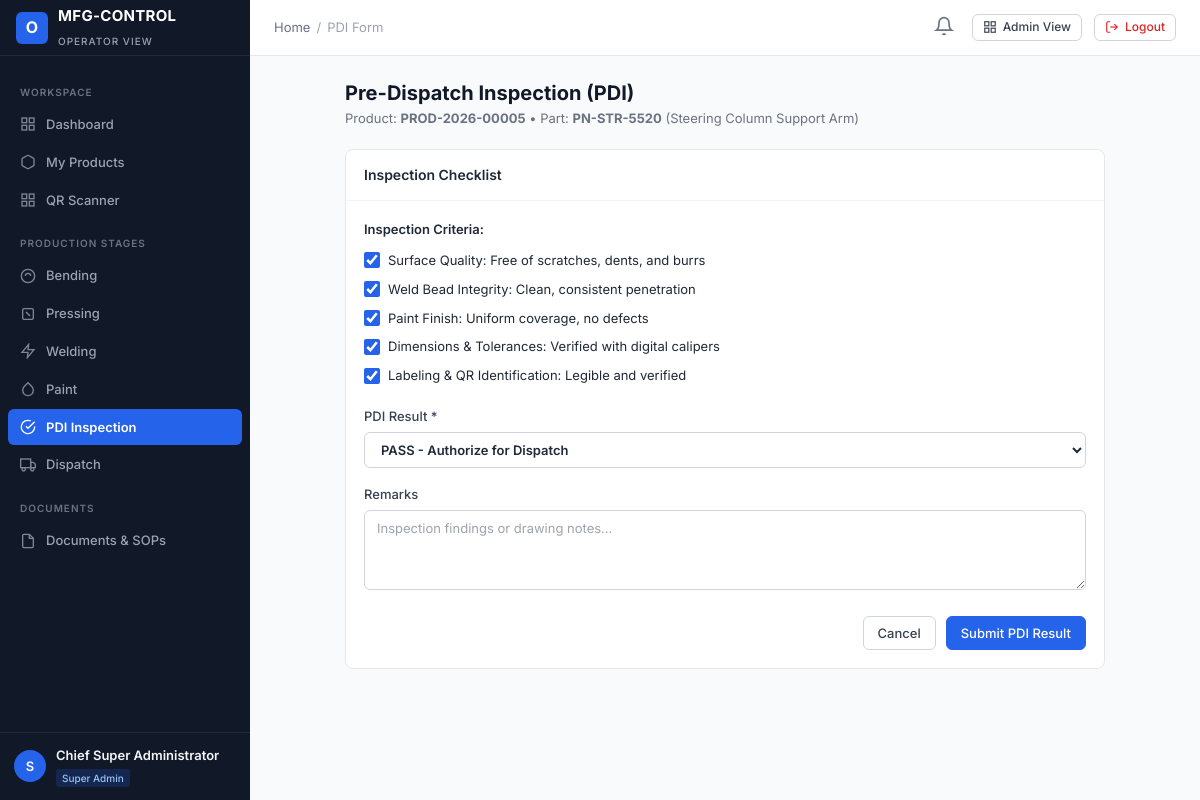
The page /user-panel/pdi/PROD-2026-00005/ (signed in) on the database its author committed.
### apps/accounts/models.py (models this page shows, shortened)
class User(AbstractUser):
    email = models.EmailField(_('email address'), unique=True, db_index=True)
    full_name = models.CharField(_('full name'), max_length=150, blank=True)
    employee_id = models.CharField(_('employee ID'), max_length=50, unique=True, db_index=True)
    phone = models.CharField(_('phone number'), max_length=25, blank=True)
    role = models.CharField(_('role'), max_length=50, choices=UserRole.choices, default=UserRole.USER, db_index=True)
    status = models.CharField(_('status'), max_length=20, choices=UserStatus.choices, default=UserStatus.ACTIVE, db_index=True)
    department = models.CharField(_('department'), max_length=100, blank=True)
    designation = models.CharField(_('designation'), max_length=100, blank=True)
    profile_image = models.ImageField(upload_to='profiles/', blank=True, null=True)
    assigned_admin = models.ForeignKey(
        'self',
        on_delete=models.SET_NULL,
        null=True,
        blank=True,
        related_name='assigned_users',
        help_text=_('Admin managing this user')
    )
    production_stage = models.CharField(
        _('production stage'),
        max_length=50,
        blank=True,
        help_text=_('Current assigned primary production stage, e.g. BENDING, PRESSING')
    )
    production_line = models.CharField(_('production line'), max_length=50, blank=True)
    shift = models.CharField(_('shift'), max_length=50, blank=True)
    notes = models.TextField(_('notes'), blank=True)
    created_at = models.DateTimeField(auto_now_add=True)
    updated_at = models.DateTimeField(auto_now=True)
    objects = CustomUserManager()
    USERNAME_FIELD = 'email'
    REQUIRED_FIELDS = ['username', 'employee_id']
    class Meta:
        verbose_name = _('User')
        verbose_name_plural = _('Users')
        ordering = ['-created_at']
    @property
    def is_super_admin(self):
        return self.role == UserRole.SUPER_ADMIN or self.is_superuser
    @property
    def is_admin_user(self):
        return self.role in [UserRole.SUPER_ADMIN, UserRole.ADMIN]
    @property
    def is_operator(self):
        return not self.is_admin_user

### apps/products/models.py (models this page shows, shortened)
class Product(models.Model):
    product_id = models.CharField(max_length=50, unique=True, db_index=True)
    product_name = models.CharField(max_length=200)
    part_number = models.CharField(max_length=100, db_index=True)
    customer = models.CharField(max_length=150)
    model = models.CharField(max_length=100, blank=True)
    batch_number = models.CharField(max_length=100, blank=True)
    production_date = models.DateField(default=timezone.now)
    assigned_admin = models.ForeignKey(
        settings.AUTH_USER_MODEL,
        on_delete=models.SET_NULL,
        null=True,
        blank=True,
        related_name='administered_products'
    )
    assigned_user = models.ForeignKey(
        settings.AUTH_USER_MODEL,
        on_delete=models.SET_NULL,
        null=True,
        blank=True,
        related_name='assigned_products'
    )
    current_stage = models.CharField(
        max_length=50,
        choices=StageChoices.choices,
        default=StageChoices.BENDING,
        db_index=True
    )
    status = models.CharField(
        max_length=50,
        choices=ProductStatus.choices,
        default=ProductStatus.PENDING,
        db_index=True
    )
    priority = models.CharField(
        max_length=20,
        choices=PriorityChoices.choices,
        default=PriorityChoices.MEDIUM
    )
    qr_code_image = models.ImageField(upload_to='qr_codes/', blank=True, null=True)
    qr_data = models.TextField(blank=True)
    created_at = models.DateTimeField(auto_now_add=True)
    updated_at = models.DateTimeField(auto_now=True)
    class Meta:
        ordering = ['-created_at']
        indexes = [
            models.Index(fields=['current_stage', 'status']),
            models.Index(fields=['customer', 'batch_number']),
        ]

### user_panel/views.py (the view, shortened to what this page needs)
# urls.py: path('pdi/<str:product_id>/', views.pdi_submit_view, name='user_pdi_submit'),
@login_required
@permission_required_custom('pdi', 'edit')
def pdi_submit_view(request, product_id):
    product = get_object_or_404(Product, product_id=product_id)
    record = getattr(product, 'pdi_record', None)
    return render(request, 'user_panel/pdi_form.html', {'product': product, 'record': record})

### apps/notifications/context_processors.py (called while the page is built)
def notifications_processor(request):
    if not request.user.is_authenticated:
        return {'unread_notifications_count': 0, 'recent_notifications': []}
    unread_count = Notification.objects.filter(recipient=request.user, is_read=False).count()
    recent = Notification.objects.filter(recipient=request.user)[:5]
    return {
        'unread_notifications_count': unread_count,
        'recent_notifications': recent,
    }

### apps/permissions/context_processors.py (called while the page is built, shortened)
def permissions_processor(request):
    modules = get_user_modules(request.user)
    def can_access_fn(module, action='view'):
        return has_permission(request.user, module, action)
    return {
        'user_modules': modules,
        'user_is_super_admin': request.user.is_super_admin,
        'user_is_admin': request.user.is_admin_user,
        'user_is_operator': request.user.is_operator,
        'can_access': can_access_fn,
    }

### apps/permissions/services.py (called while the page is built, shortened)
def has_permission(user, module, action='view'):
    if not user or not user.is_authenticated:
        return False
    if user.status != 'ACTIVE':
        return False
    if user.is_super_admin:
        return True

def get_user_modules(user):
    if not user or not user.is_authenticated:
        return {}
    all_modules = [m[0] for m in MODULE_CHOICES]
    if user.is_super_admin:
        return {m: ['view', 'create', 'edit', 'delete', 'approve', 'export'] for m in all_modules}

### user_panel/templates/user_panel/pdi_form.html (shortened to what this page needs)
{% extends "user_panel/base_user.html" %}
{% block breadcrumb_active %}PDI Form{% endblock %}
{% block content %}
<div style="max-width: 760px; margin: 0 auto;">
    <div style="margin-bottom: 20px;">
        <h1 class="page-title">Pre-Dispatch Inspection (PDI)</h1>
        <p class="page-subtitle">Product: <strong>{{ product.product_id }}</strong> &bull; Part: <strong>{{ product.part_number }}</strong> ({{ product.product_name }})</p>
    </div>
    <div class="card">
        <div class="card-header">
            <h3 class="card-title">Inspection Checklist</h3>
        </div>
        <div class="card-body">
            <form method="post">
                <div style="margin-bottom: 20px;">
                    <div style="font-weight: 600; margin-bottom: 10px; font-size: 13px; color: #1f2937;">Inspection Criteria:</div>
                    <div style="display: flex; flex-direction: column; gap: 8px; font-size: 13px;">
                        <label style="display: flex; align-items: center; gap: 8px; cursor: pointer;">
                            <input type="checkbox" checked class="checkbox-custom">
                            Surface Quality: Free of scratches, dents, and burrs
                        </label>
                        <label style="display: flex; align-items: center; gap: 8px; cursor: pointer;">
                            <input type="checkbox" checked class="checkbox-custom">
                            Weld Bead Integrity: Clean, consistent penetration
                        </label>
                        <label style="display: flex; align-items: center; gap: 8px; cursor: pointer;">
                            <input type="checkbox" checked class="checkbox-custom">
                            Paint Finish: Uniform coverage, no defects
                        </label>
                        <label style="display: flex; align-items: center; gap: 8px; cursor: pointer;">
                            <input type="checkbox" checked class="checkbox-custom">
                            Dimensions & Tolerances: Verified with digital calipers
                        </label>
                        <label style="display: flex; align-items: center; gap: 8px; cursor: pointer;">
                            <input type="checkbox" checked class="checkbox-custom">
                            Labeling & QR Identification: Legible and verified
                        </label>
                    </div>
                </div>
                <div class="form-group">
                    <label class="form-label">PDI Result *</label>
                    <select name="pdi_result" class="form-select" style="font-weight: 600;">
                        <option value="PASS" selected>PASS - Authorize for Dispatch</option>
                    </select>
                </div>
                <div class="form-group">
                    <label class="form-label">Remarks</label>
                    <textarea name="remarks" class="form-control" rows="3" placeholder="Inspection findings or drawing notes..."></textarea>
                </div>
                <div style="display: flex; gap: 10px; justify-content: flex-end; margin-top: 20px;">
                    <a href="/user-panel/pdi/" class="btn btn-secondary">Cancel</a>
                    <button type="submit" class="btn btn-primary">Submit PDI Result</button>
                </div>
            </form>
        </div>
    </div>
</div>
{% endblock %}

### user_panel/templates/user_panel/base_user.html
{% extends "base.html" %}
{% block sidebar %}
<aside class="app-sidebar">
    <div class="sidebar-header">
        <div class="brand-icon">O</div>
        <div class="brand-title">
            <span>MFG-CONTROL</span>
            <span class="brand-subtitle">Operator View</span>
        </div>
    </div>
    <div class="sidebar-scroll">
        <div class="sidebar-section-title">Workspace</div>
        <a href="/user-panel/dashboard/" class="nav-link {% if request.path == '/user-panel/dashboard/' or request.path == '/user-panel/' %}active{% endif %}">
            <svg viewBox="0 0 24 24" fill="none" stroke="currentColor" stroke-width="2"><rect x="3" y="3" width="7" height="7"></rect><rect x="14" y="3" width="7" height="7"></rect><rect x="14" y="14" width="7" height="7"></rect><rect x="3" y="14" width="7" height="7"></rect></svg>
            Dashboard
        </a>
        <a href="/user-panel/my-products/" class="nav-link {% if '/user-panel/my-products/' in request.path %}active{% endif %}">
            <svg viewBox="0 0 24 24" fill="none" stroke="currentColor" stroke-width="2"><path d="M21 16V8a2 2 0 0 0-1-1.73l-7-4a2 2 0 0 0-2 0l-7 4A2 2 0 0 0 3 8v8a2 2 0 0 0 1 1.73l7 4a2 2 0 0 0 2 0l7-4A2 2 0 0 0 21 16z"></path></svg>
            My Products
        </a>
        <a href="/user-panel/scanner/" class="nav-link {% if '/user-panel/scanner/' in request.path %}active{% endif %}">
            <svg viewBox="0 0 24 24" fill="none" stroke="currentColor" stroke-width="2"><rect x="3" y="3" width="7" height="7"></rect><rect x="14" y="3" width="7" height="7"></rect><rect x="14" y="14" width="7" height="7"></rect><rect x="3" y="14" width="7" height="7"></rect></svg>
            QR Scanner
        </a>
        <div class="sidebar-section-title">Production Stages</div>
        {% if user_is_super_admin or user_is_admin or 'bending' in user_modules or user.production_stage == 'BENDING' %}
        <a href="/user-panel/bending/" class="nav-link {% if '/user-panel/bending/' in request.path %}active{% endif %}">
            <svg viewBox="0 0 24 24" fill="none" stroke="currentColor" stroke-width="2"><circle cx="12" cy="12" r="10"></circle><path d="M8 12a4 4 0 0 1 8 0"></path></svg>
            Bending
        </a>
        {% endif %}
        {% if user_is_super_admin or user_is_admin or 'pressing' in user_modules or user.production_stage == 'PRESSING' %}
        <a href="/user-panel/pressing/" class="nav-link {% if '/user-panel/pressing/' in request.path %}active{% endif %}">
            <svg viewBox="0 0 24 24" fill="none" stroke="currentColor" stroke-width="2"><rect x="4" y="4" width="16" height="16" rx="2"></rect><line x1="9" y1="9" x2="15" y2="15"></line></svg>
            Pressing
        </a>
        {% endif %}
        {% if user_is_super_admin or user_is_admin or 'welding' in user_modules or user.production_stage == 'WELDING' %}
        <a href="/user-panel/welding/" class="nav-link {% if '/user-panel/welding/' in request.path %}active{% endif %}">
            <svg viewBox="0 0 24 24" fill="none" stroke="currentColor" stroke-width="2"><polygon points="13 2 3 14 12 14 11 22 21 10 12 10 13 2"></polygon></svg>
            Welding
        </a>
        {% endif %}
        {% if user_is_super_admin or user_is_admin or 'paint' in user_modules or user.production_stage == 'PAINT' %}
        <a href="/user-panel/paint/" class="nav-link {% if '/user-panel/paint/' in request.path %}active{% endif %}">
            <svg viewBox="0 0 24 24" fill="none" stroke="currentColor" stroke-width="2"><path d="M12 2.69l5.66 5.66a8 8 0 1 1-11.31 0z"></path></svg>
            Paint
        </a>
        {% endif %}
        {% if user_is_super_admin or user_is_admin or 'pdi' in user_modules or user.production_stage == 'PDI' %}
        <a href="/user-panel/pdi/" class="nav-link {% if '/user-panel/pdi/' in request.path %}active{% endif %}">
            <svg viewBox="0 0 24 24" fill="none" stroke="currentColor" stroke-width="2"><path d="M22 11.08V12a10 10 0 1 1-5.93-9.14"></path><polyline points="22 4 12 14.01 9 11.01"></polyline></svg>
            PDI Inspection
        </a>
        {% endif %}
        {% if user_is_super_admin or user_is_admin or 'dispatch' in user_modules or user.production_stage == 'DISPATCH' %}
        <a href="/user-panel/dispatch/" class="nav-link {% if '/user-panel/dispatch/' in request.path %}active{% endif %}">
            <svg viewBox="0 0 24 24" fill="none" stroke="currentColor" stroke-width="2"><rect x="1" y="3" width="15" height="13"></rect><polygon points="16 8 20 8 23 11 23 16 16 16 16 8"></polygon><circle cx="5.5" cy="18.5" r="2.5"></circle><circle cx="18.5" cy="18.5" r="2.5"></circle></svg>
            Dispatch
        </a>
        {% endif %}
        <div class="sidebar-section-title">Documents</div>
        <a href="/user-panel/documents/" class="nav-link {% if '/user-panel/documents/' in request.path %}active{% endif %}">
            <svg viewBox="0 0 24 24" fill="none" stroke="currentColor" stroke-width="2"><path d="M14 2H6a2 2 0 0 0-2 2v16a2 2 0 0 0 2 2h12a2 2 0 0 0 2-2V8z"></path><polyline points="14 2 14 8 20 8"></polyline></svg>
            Documents & SOPs
        </a>
    </div>
    <div class="sidebar-user">
        <div class="user-avatar">{{ user.username|slice:":1"|upper }}</div>
        <div class="user-info">
            <div class="user-name">{{ user.full_name|default:user.username }}</div>
            <span class="user-role-badge">{{ user.get_role_display }}</span>
        </div>
    </div>
</aside>
{% endblock %}

### rows shown on the page
User: username "S", full_name "Chief Super Administrator", role "Super Admin"
Product: product_id "PROD-2026-00005", part_number "PN-STR-5520", product_name "Steering Column Support Arm"
